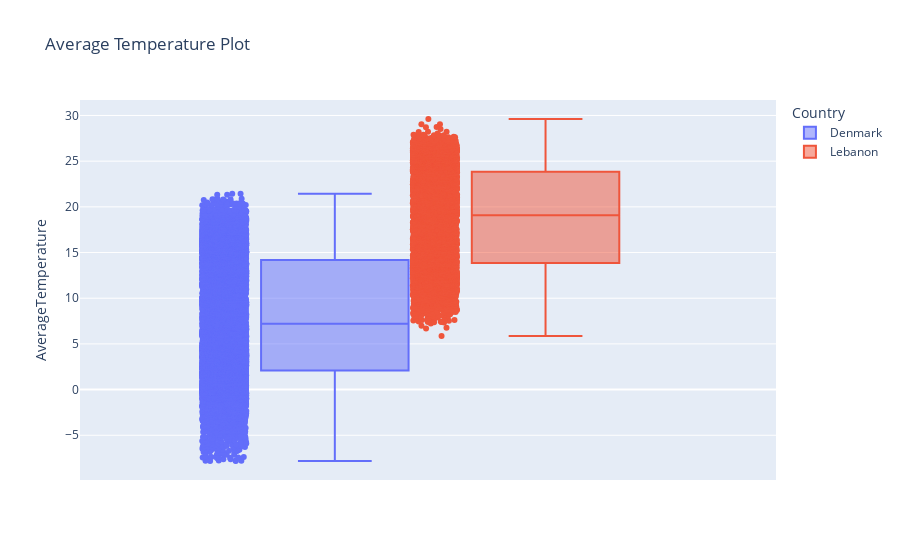

The code cell stored with this chart in its notebook:
### Markdown cell above
# Generating Visualizations
We can create interactive figures using plotly, relatively easily. Plotly has an express module for quick an simple figures and a graph object module that can be used for more customizability. You can find a gallery of plotly figures [here](https://plotly.com/python/).

### Code cell
boxData = data[data["Country"].isin(["Denmark", "Lebanon"])]
boxFig = px.box(boxData, y = "AverageTemperature", color = "Country", points="all", title="Average Temperature Plot")
boxFig

### Figure 1 — Plotly figure (JSON) as saved in the notebook; plotly's stock layout.template omitted (floating-point values rounded to 4 significant figures; data arrays with more than 128 entries replaced by an {"elided": "..."} marker saying what was removed)
{"data": [{"alignmentgroup": "True", "boxpoints": "all", "hovertemplate": "Country=Denmark<br>AverageTemperature=%{y}<extra></extra>", "legendgroup": "Denmark", "marker": {"color": "#636efa"}, "name": "Denmark", "notched": false, "offsetgroup": "Denmark", "orientation": "v", "showlegend": true, "type": "box", "x0": " ", "xaxis": "x", "y": {"elided": "12956 float values"}, "y0": " ", "yaxis": "y"}, {"alignmentgroup": "True", "boxpoints": "all", "hovertemplate": "Country=Lebanon<br>AverageTemperature=%{y}<extra></extra>", "legendgroup": "Lebanon", "marker": {"color": "#EF553B"}, "name": "Lebanon", "notched": false, "offsetgroup": "Lebanon", "orientation": "v", "showlegend": true, "type": "box", "x0": " ", "xaxis": "x", "y": {"elided": "7798 float values"}, "y0": " ", "yaxis": "y"}], "layout": {"boxmode": "group", "legend": {"title": {"text": "Country"}, "tracegroupgap": 0}, "title": {"text": "Average Temperature Plot"}, "xaxis": {"anchor": "y", "domain": [0, 1]}, "yaxis": {"anchor": "x", "domain": [0, 1], "title": {"text": "AverageTemperature"}}}}
